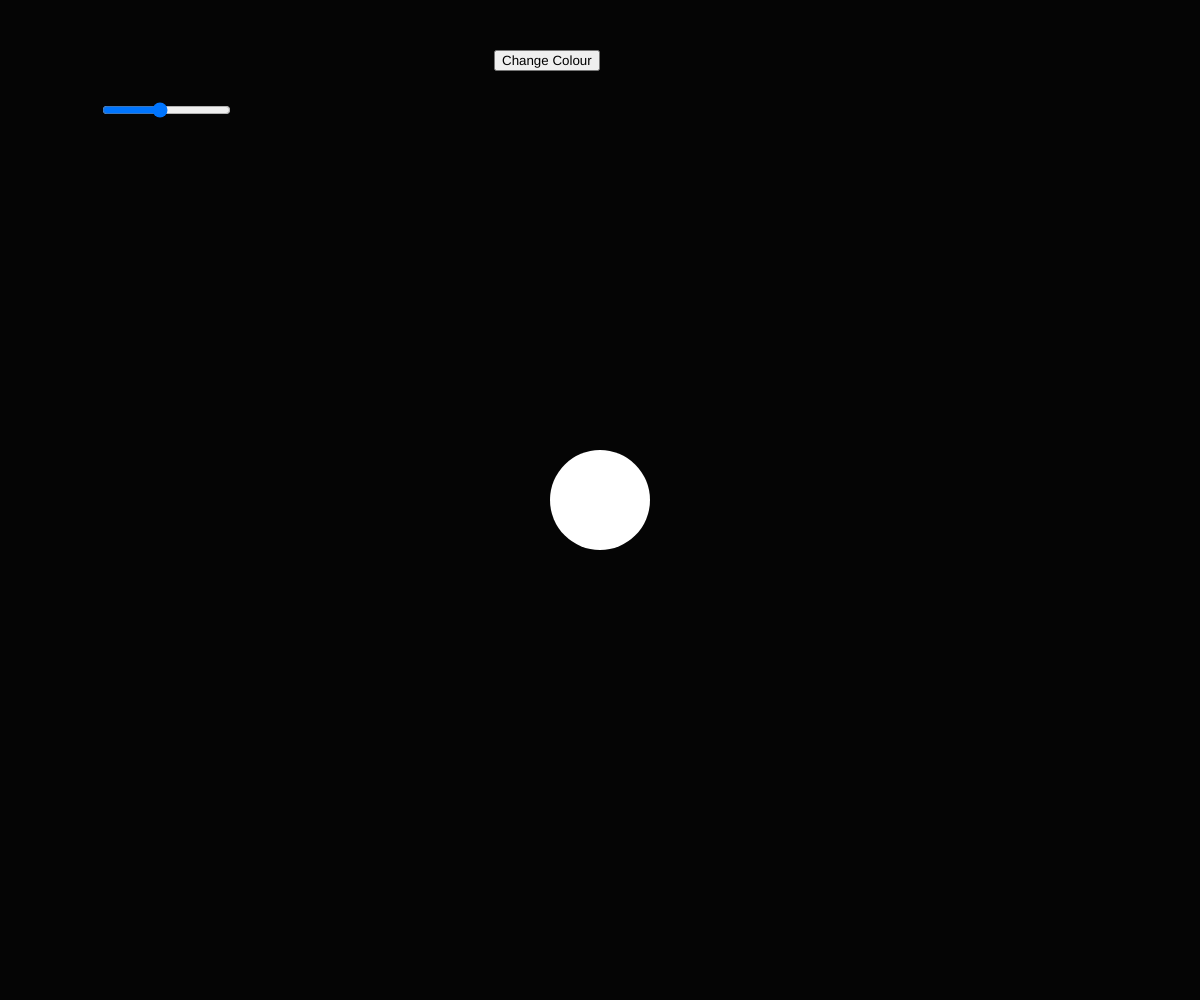
Frame 1 (no input)
Frame 60 (no input): identical to frame 1, image omitted
Frame 120 (the mouse pressed at the canvas centre since frame 60): identical to frame 1, image omitted

The p5.js sketch that drew this single still picture (run headless with seeded random() and noise() and a simulated clock; from frame 60 on, the mouse is pressed at the canvas centre):

// p5.js sketch
// ── sketch.js
//References
//https://p5js.org/reference/#/p5.Element/id
// https://p5js.org/reference/#/p5/createButton
// https://p5js.org/reference/#/p5/createSlider


//Prevent page scrolling
document.ontouchmove = function(event){
  event.preventDefault();
}

let slider;
let button;
let r, g, b;
let sliderValue;

let customSlider;

function setup() {
  createCanvas(windowWidth, windowHeight);

  slider = createSlider(1, 10, 5);
  slider.position(100, 100);
  // slider.style('width', '200px');
  slider.id('slider');



  button = createButton('Change Colour');
  button.position(width/2 - button.width, 50);
  button.mousePressed(changeColour);
  button.id('button');
}


function draw() {

  sliderValue = slider.value();

  background(sliderValue);
  // console.log(sliderValue);
  noStroke();
  fill(r, g, b);
  ellipse(width/2, height/2, 100);

}

function changeColour(){
  console.log("button pressed")

  if(sliderValue >= 0 && sliderValue <= 3){
    r = random(0, 255);
    g = random(0, 255);
    b = random(0, 255);
  } else if(sliderValue > 3 && sliderValue <= 6){
    r = 10;
    g = 255;
    b = 10;
  } else if(sliderValue > 6 && sliderValue <= 10){
    r = 255;
    g = 10;
    b = 10;
  }
}

// ── style.css
html, body {
  margin: 0;
  padding: 0;
}
canvas {
  display: block;
}

#button{
  width: 200px;
  height: 60px;
border-radius: 8px;
 background-color: #4CAF50; /* Green */
 border: none;
 color: white;
 padding: 15px 32px;
 text-align: center;
 text-decoration: none;
 display: inline-block;
 font-size: 18px;
 font-family: 'Open Sans', sans-serif;
 font-weight: 800;

}

#slider{

  -webkit-appearance: none;
   width: 300px;
   height: 15px;
   border-radius: 5px;
   background: #4CAF50;
   outline: none;
   opacity: 1;
   -webkit-transition: .1s;
   transition: opacity .2s;
}
